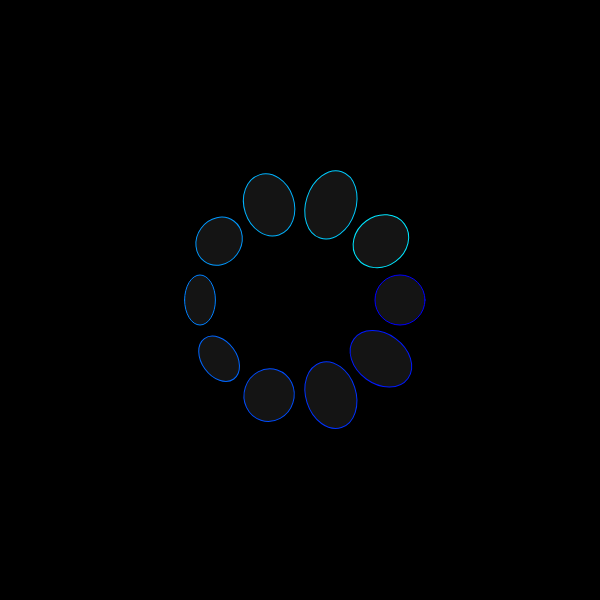
Frame 1 (no input)
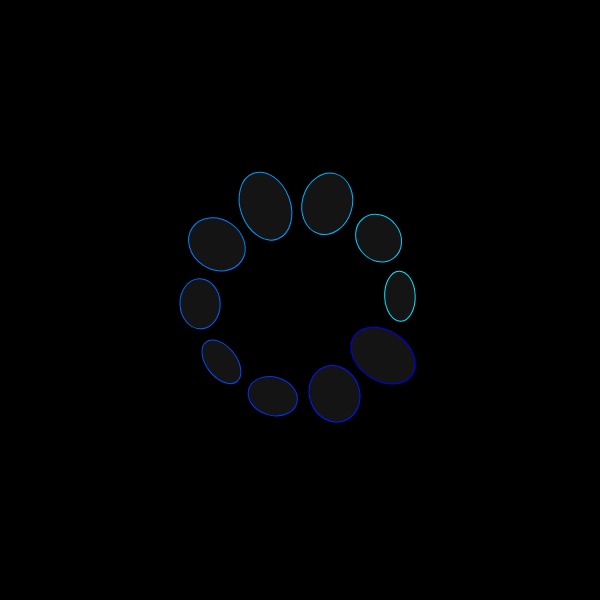
Frame 60 (no input)
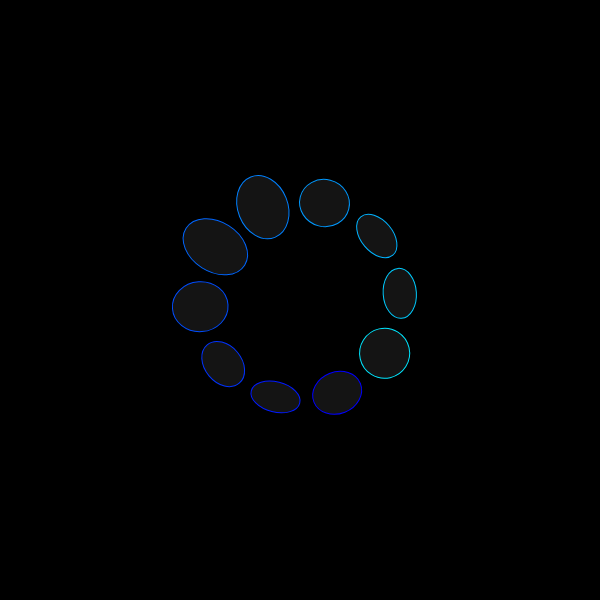
Frame 120 (the mouse pressed at the canvas centre since frame 60)

The p5.js sketch that drew these frames (run headless with seeded random() and noise() and a simulated clock; from frame 60 on, the mouse is pressed at the canvas centre):

// p5.js sketch
// ── sketch.js
let angle = 0;
let speed = 0.01;

function setup() {
  createCanvas(600, 600);
  rectMode(CENTER);
}

function draw() {
  background(0);
  
  // Posiciona o centro no meio da obra
  translate(width / 2, height / 2);
  
  // Rotaciona envolta do centro
  rotate(angle);
  
  // Desenha elipses
  for (let i = 0; i < 10; i++) {
    push();
    rotate(TWO_PI * i / 10);
    stroke(lerpColor(color('#00f'), color('#0ff'), i / 10));
    fill(255, 20);
    ellipse(100, 0, 50 + sin(angle * 3 + i) * 20, 50);
    pop();
  }
  
  // Atualiza o ângulo com base na velocidade
  angle += speed;
}

// Função para aumentar a rotação para direita e esquerda 
function keyPressed() {
  if (key === 'ArrowUp') {
    speed += 0.005;
  } else if (key === 'ArrowDown') {
    speed -= 0.005;
  } else if (key === ' ') {
    speed = 0;
  }
}
